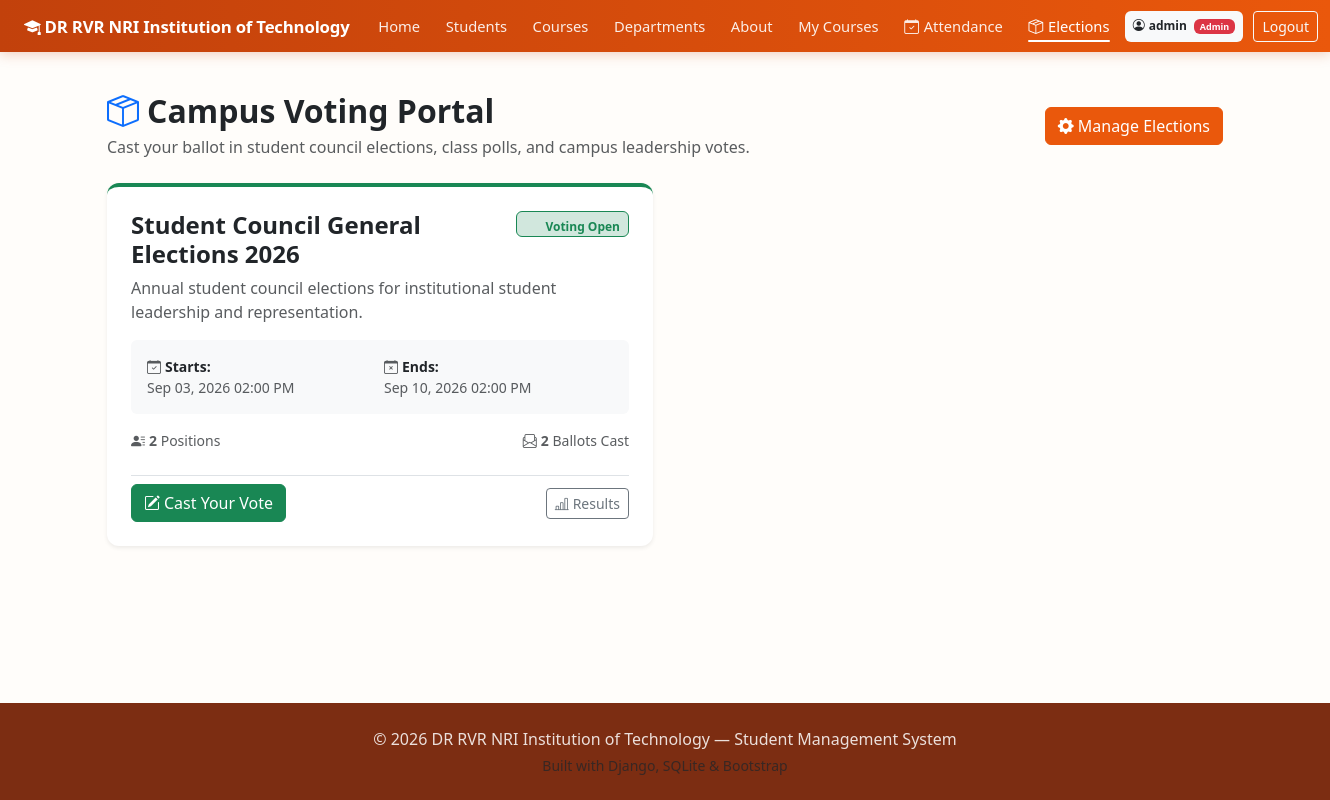
Screenshot of /elections/ (signed in) with the database file from the repository.
### core/models.py (models this page shows, shortened)
class User(AbstractUser):
    ROLE_CHOICES = [
        ('admin', 'Admin'),
        ('student', 'Student'),
    ]
    role = models.CharField(max_length=20, choices=ROLE_CHOICES, default='student')

class Election(models.Model):
    title = models.CharField(max_length=200)
    description = models.TextField(blank=True, null=True)
    start_date = models.DateTimeField(default=timezone.now)
    end_date = models.DateTimeField()
    is_active = models.BooleanField(default=True)
    created_at = models.DateTimeField(auto_now_add=True)
    class Meta:
        ordering = ['-created_at']
    @property
    def status_label(self):
        now = timezone.now()
        if not self.is_active:
            return 'Inactive'
        if now < self.start_date:
            return 'Upcoming'
        elif self.start_date <= now <= self.end_date:
            return 'Ongoing'
        else:
            return 'Ended'
    @property
    def is_voting_open(self):
        now = timezone.now()
        return self.is_active and (self.start_date <= now <= self.end_date)
    @property
    def total_votes_cast(self):
        return Vote.objects.filter(position__election=self).count()

### core/views.py (the view)
# urls.py: path('elections/', views.elections_list, name='elections_list'),
@login_required
def elections_list(request):
    all_elections = Election.objects.prefetch_related('positions__candidates').all()
    user_voted_elections = set(
        Vote.objects.filter(voter=request.user)
        .values_list('position__election_id', flat=True)
        .distinct()
    )
    elections_data = []
    for el in all_elections:
        has_voted = el.id in user_voted_elections
        elections_data.append({
            'election': el,
            'status_label': el.status_label,
            'is_voting_open': el.is_voting_open,
            'has_voted': has_voted,
            'positions_count': el.positions.count(),
            'total_votes': el.total_votes_cast,
        })
    return render(request, 'elections_list.html', {
        'elections_data': elections_data,
        'is_admin': request.user.role == 'admin' or request.user.is_staff or request.user.is_superuser,
    })

### templates/elections_list.html (shortened to what this page needs)
{% extends 'base.html' %}
{% block content %}
<div class="d-flex justify-content-between align-items-center mb-4 flex-wrap gap-2">
    <div>
        <h2 class="fw-bold mb-1"><i class="bi bi-box-seam text-primary me-2"></i>Campus Voting Portal</h2>
        <p class="text-muted mb-0">Cast your ballot in student council elections, class polls, and campus leadership votes.</p>
    </div>
    {% if is_admin %}
    <div>
        <a href="{% url 'admin_elections' %}" class="btn btn-primary">
            <i class="bi bi-gear-fill me-1"></i>Manage Elections
        </a>
    </div>
    {% endif %}
</div>
<div class="row g-4">
    {% for item in elections_data %}
    <div class="col-lg-6">
        <div class="card h-100 shadow-sm border-0 {% if item.is_voting_open %}border-top border-4 border-success{% endif %}">
            <div class="card-body p-4 d-flex flex-column">
                <div class="d-flex justify-content-between align-items-start mb-2">
                    <h4 class="card-title fw-bold mb-0">{{ item.election.title }}</h4>
                    {% if item.status_label == 'Ongoing' %}
                        <span class="badge bg-success-subtle text-success border border-success px-2 py-1">
                            Voting Open
                        </span>
                    {% elif item.status_label == 'Upcoming' %}
                        <span class="badge bg-warning-subtle text-warning-emphasis border border-warning px-2 py-1">
                            <i class="bi bi-clock me-1"></i>Upcoming
                        </span>
                    {% else %}
                        <span class="badge bg-secondary-subtle text-secondary border px-2 py-1">
                            <i class="bi bi-lock me-1"></i>Concluded
                        </span>
                    {% endif %}
                </div>
                {% if item.election.description %}
                    <p class="text-muted mb-3">{{ item.election.description }}</p>
                {% endif %}
                <div class="bg-light rounded p-3 mb-3 small">
                    <div class="row g-2">
                        <div class="col-6">
                            <i class="bi bi-calendar-check text-muted me-1"></i><strong>Starts:</strong><br>
                            <span class="text-muted">{{ item.election.start_date|date:"M d, Y h:i A" }}</span>
                        </div>
                        <div class="col-6">
                            <i class="bi bi-calendar-x text-muted me-1"></i><strong>Ends:</strong><br>
                            <span class="text-muted">{{ item.election.end_date|date:"M d, Y h:i A" }}</span>
                        </div>
                    </div>
                </div>
                <div class="d-flex justify-content-between align-items-center mb-4 small text-muted">
                    <span><i class="bi bi-person-lines-fill me-1"></i><strong>{{ item.positions_count }}</strong> Positions</span>
                    <span><i class="bi bi-envelope-paper me-1"></i><strong>{{ item.total_votes }}</strong> Ballots Cast</span>
                </div>
                <div class="mt-auto pt-2 border-top d-flex justify-content-between align-items-center">
                    {% if item.has_voted %}
                        <span class="badge bg-success-subtle text-success p-2">
                            <i class="bi bi-check2-all me-1"></i>You Voted
                        </span>
                        <a href="{% url 'election_results' item.election.id %}" class="btn btn-outline-primary btn-sm">
                            <i class="bi bi-bar-chart-line me-1"></i>Live Results
                        </a>
                    {% elif item.is_voting_open %}
                        <a href="{% url 'election_ballot' item.election.id %}" class="btn btn-success">
                            <i class="bi bi-pencil-square me-1"></i>Cast Your Vote
                        </a>
                        <a href="{% url 'election_results' item.election.id %}" class="btn btn-outline-secondary btn-sm">
                            <i class="bi bi-bar-chart-line me-1"></i>Results
                        </a>
                    {% else %}
                        <span class="text-muted small">Voting Closed</span>
                        <a href="{% url 'election_results' item.election.id %}" class="btn btn-outline-primary btn-sm">
                            <i class="bi bi-trophy me-1"></i>Final Results
                        </a>
                    {% endif %}
                </div>
            </div>
        </div>
    </div>
    {% endfor %}
</div>
{% endblock %}

### templates/base.html (shortened to what this page needs)
{% load static %}
<!DOCTYPE html>
<html lang="en">
<head>
    <link href="https://cdn.jsdelivr.net/npm/bootstrap@5.3.3/dist/css/bootstrap.min.css" rel="stylesheet">
    <link href="https://cdn.jsdelivr.net/npm/bootstrap-icons@1.11.3/font/bootstrap-icons.css" rel="stylesheet">
    <link href="{% static 'css/style.css' %}" rel="stylesheet">
</head>
<body>
<nav class="navbar navbar-expand-xl navbar-dark sticky-top">
    <div class="container-fluid px-lg-4 px-3">
        <a class="navbar-brand fw-bold" href="{% url 'home' %}">
            <i class="bi bi-mortarboard-fill me-1"></i>DR RVR NRI Institution of Technology
        </a>
        <div class="collapse navbar-collapse" id="navMenu">
            <ul class="navbar-nav me-auto mb-2 mb-xl-0 align-items-xl-center">
                <li class="nav-item">
                    <a class="nav-link text-nowrap {% if request.resolver_match.url_name == 'home' %}active{% endif %}" href="{% url 'home' %}">Home</a>
                </li>
                <li class="nav-item">
                    <a class="nav-link text-nowrap {% if request.resolver_match.url_name == 'students' %}active{% endif %}" href="{% url 'students' %}">Students</a>
                </li>
                <li class="nav-item">
                    <a class="nav-link text-nowrap {% if request.resolver_match.url_name == 'courses' or request.resolver_match.url_name == 'course_detail' %}active{% endif %}" href="{% url 'courses' %}">Courses</a>
                </li>
                <li class="nav-item">
                    <a class="nav-link text-nowrap {% if request.resolver_match.url_name == 'departments' %}active{% endif %}" href="{% url 'departments' %}">Departments</a>
                </li>
                <li class="nav-item">
                    <a class="nav-link text-nowrap {% if request.resolver_match.url_name == 'about' %}active{% endif %}" href="{% url 'about' %}">About</a>
                </li>
                {% if request.user.is_authenticated %}
                <li class="nav-item">
                    <a class="nav-link text-nowrap {% if request.resolver_match.url_name == 'my_courses' %}active{% endif %}" href="{% url 'my_courses' %}">My Courses</a>
                </li>
                <li class="nav-item">
                    <a class="nav-link text-nowrap {% if 'attendance' in request.resolver_match.url_name %}active{% endif %}" href="{% if request.user.role == 'admin' or request.user.is_staff or request.user.is_superuser %}{% url 'attendance_dashboard' %}{% else %}{% url 'my_attendance' %}{% endif %}">
                        <i class="bi bi-calendar-check"></i><span>Attendance</span>
                    </a>
                </li>
                <li class="nav-item">
                    <a class="nav-link text-nowrap {% if 'election' in request.resolver_match.url_name %}active{% endif %}" href="{% url 'elections_list' %}">
                        <i class="bi bi-box-seam"></i><span>Elections</span>
                    </a>
                </li>
                {% endif %}
            </ul>
            <ul class="navbar-nav align-items-xl-center">
                {% if request.user.is_authenticated %}
                    <li class="nav-item me-2 my-1 my-xl-0">
                        <span class="badge text-bg-light text-dark py-2 px-2 text-nowrap">
                            <i class="bi bi-person-circle me-1"></i>{{ request.user.username }}
                            {% if request.user.role == 'admin' or request.user.is_staff or request.user.is_superuser %}<span class="badge bg-danger ms-1">Admin</span>{% endif %}
                        </span>
                    </li>
                    <li class="nav-item my-1 my-xl-0">
                        <a class="btn btn-outline-light btn-sm text-nowrap" href="{% url 'logout' %}">Logout</a>
                    </li>
                {% endif %}
            </ul>
        </div>
    </div>
</nav>
<main class="container my-4 flex-grow-1">
    {% block content %}{% endblock %}
</main>
<footer class="footer mt-auto py-4">
    <div class="container text-center">
        <p class="mb-1">&copy; 2026 DR RVR NRI Institution of Technology — Student Management System</p>
        <p class="mb-0 small text-muted">Built with Django, SQLite &amp; Bootstrap</p>
    </div>
</footer>
</body>
</html>

### static/css/style.css (style rules this page uses)
:root { --primary: #ea580c; --primary-dark: #9a3412; --primary-darker: #7c2d12; --accent: #f97316; --accent-light: #ffedd5; --accent-hover: #c2410c; --bg-soft: #fffdfa; }
body { background-color: var(--bg-soft); display: flex; flex-direction: column; min-height: 100vh; font-family: 'Segoe UI', Roboto, -apple-system, sans-serif; }
a { color: var(--primary); text-decoration: none; }
.navbar { background: linear-gradient(90deg, #c2410c 0%, #ea580c 100%); box-shadow: 0 2px 12px rgba(194, 65, 12, 0.25); padding-top: 0.5rem; padding-bottom: 0.5rem; }
.navbar .navbar-brand { font-size: 1.05rem; white-space: nowrap; letter-spacing: -0.2px; }
.navbar .nav-item { display: flex; align-items: center; margin: 0 0.15rem; }
.navbar .nav-link { color: rgba(255, 255, 255, 0.9); font-weight: 500; font-size: 0.92rem; padding: 0.45rem 0.65rem !important; white-space: nowrap; display: inline-flex; align-items: center; gap: 0.3rem; position: relative; border-bottom: none !important; transition: color 0.15s ease-in-out; }
.navbar .nav-link::after { content: ''; position: absolute; bottom: 2px; left: 0.65rem; right: 0.65rem; height: 2px; background-color: transparent; border-radius: 2px; transition: background-color 0.2s ease; }
.navbar .nav-link:hover::after, .navbar .nav-link.active::after { background-color: #ffffff; }
.navbar .nav-link:hover, .navbar .nav-link.active { color: #ffffff; }
.card { border: none; border-radius: 0.75rem; box-shadow: 0 2px 12px rgba(0,0,0,0.06); }
.btn-primary { background-color: var(--primary); border-color: var(--primary); color: #fff; }
.footer { background-color: var(--primary-darker); color: rgba(255, 255, 255, 0.85); margin-top: auto; }

### rows the page displays
User: user.username "admin"
Election: election "Student Council General Elections 2026", election.description "Annual student council elections for institutional student leadership and representation.", election.start_date "Sep 03, 2026 02:00 PM", election.end_date "Sep 10, 2026 02:00 PM", positions_count "2", total_votes "2"
